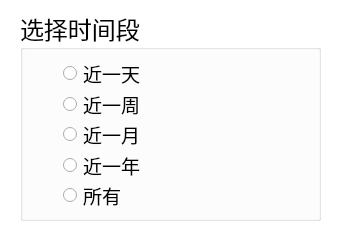
<?xml version="1.0" encoding="UTF-8"?>
<ui version="4.0">
 <class>TimeFilter</class>
 <widget class="QDialog" name="TimeFilter">
  <property name="geometry">
   <rect>
    <x>0</x>
    <y>0</y>
    <width>337</width>
    <height>234</height>
   </rect>
  </property>
  <property name="palette">
   <palette>
    <active>
     <colorrole role="Base">
      <brush brushstyle="SolidPattern">
       <color alpha="255">
        <red>255</red>
        <green>255</green>
        <blue>255</blue>
       </color>
      </brush>
     </colorrole>
     <colorrole role="Window">
      <brush brushstyle="SolidPattern">
       <color alpha="255">
        <red>255</red>
        <green>255</green>
        <blue>255</blue>
       </color>
      </brush>
     </colorrole>
    </active>
    <inactive>
     <colorrole role="Base">
      <brush brushstyle="SolidPattern">
       <color alpha="255">
        <red>255</red>
        <green>255</green>
        <blue>255</blue>
       </color>
      </brush>
     </colorrole>
     <colorrole role="Window">
      <brush brushstyle="SolidPattern">
       <color alpha="255">
        <red>255</red>
        <green>255</green>
        <blue>255</blue>
       </color>
      </brush>
     </colorrole>
    </inactive>
    <disabled>
     <colorrole role="Base">
      <brush brushstyle="SolidPattern">
       <color alpha="255">
        <red>255</red>
        <green>255</green>
        <blue>255</blue>
       </color>
      </brush>
     </colorrole>
     <colorrole role="Window">
      <brush brushstyle="SolidPattern">
       <color alpha="255">
        <red>255</red>
        <green>255</green>
        <blue>255</blue>
       </color>
      </brush>
     </colorrole>
    </disabled>
   </palette>
  </property>
  <property name="windowTitle">
   <string>TimeFilter</string>
  </property>
  <widget class="QGroupBox" name="groupBox">
   <property name="geometry">
    <rect>
     <x>20</x>
     <y>10</y>
     <width>301</width>
     <height>211</height>
    </rect>
   </property>
   <property name="font">
    <font>
     <family>楷体</family>
     <pointsize>18</pointsize>
    </font>
   </property>
   <property name="title">
    <string>选择时间段</string>
   </property>
   <layout class="QVBoxLayout" name="verticalLayout">
    <property name="leftMargin">
     <number>40</number>
    </property>
    <item>
     <widget class="QRadioButton" name="NearlyADay">
      <property name="font">
       <font>
        <family>楷体</family>
        <pointsize>14</pointsize>
       </font>
      </property>
      <property name="text">
       <string>近一天</string>
      </property>
     </widget>
    </item>
    <item>
     <widget class="QRadioButton" name="NearlyAWeek">
      <property name="font">
       <font>
        <family>楷体</family>
        <pointsize>14</pointsize>
       </font>
      </property>
      <property name="text">
       <string>近一周</string>
      </property>
     </widget>
    </item>
    <item>
     <widget class="QRadioButton" name="NearlyAMonth">
      <property name="font">
       <font>
        <family>楷体</family>
        <pointsize>14</pointsize>
       </font>
      </property>
      <property name="text">
       <string>近一月</string>
      </property>
     </widget>
    </item>
    <item>
     <widget class="QRadioButton" name="NearlyAYear">
      <property name="font">
       <font>
        <family>楷体</family>
        <pointsize>14</pointsize>
       </font>
      </property>
      <property name="text">
       <string>近一年</string>
      </property>
     </widget>
    </item>
    <item>
     <widget class="QRadioButton" name="All">
      <property name="font">
       <font>
        <family>楷体</family>
        <pointsize>14</pointsize>
       </font>
      </property>
      <property name="text">
       <string>所有</string>
      </property>
     </widget>
    </item>
   </layout>
  </widget>
 </widget>
 <layoutdefault spacing="6" margin="11"/>
 <resources/>
 <connections/>
</ui>
